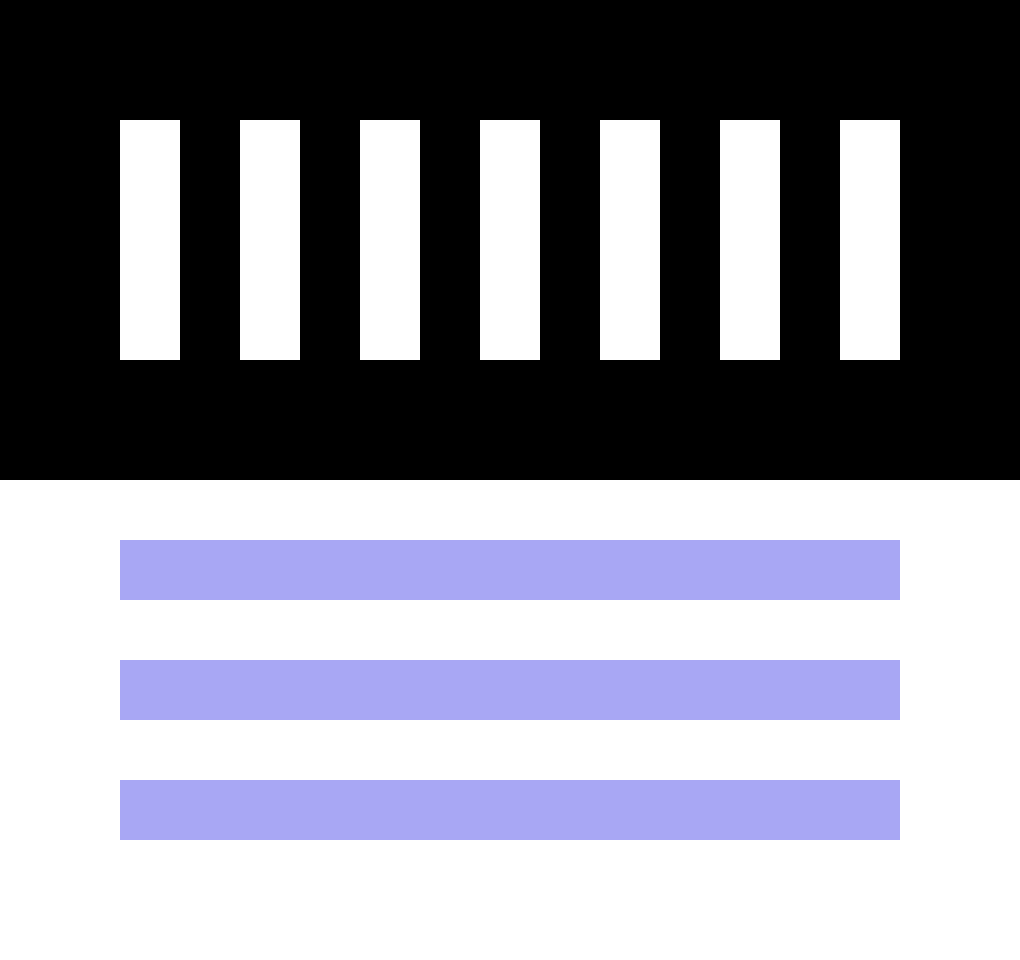
Frame 1 (no input)
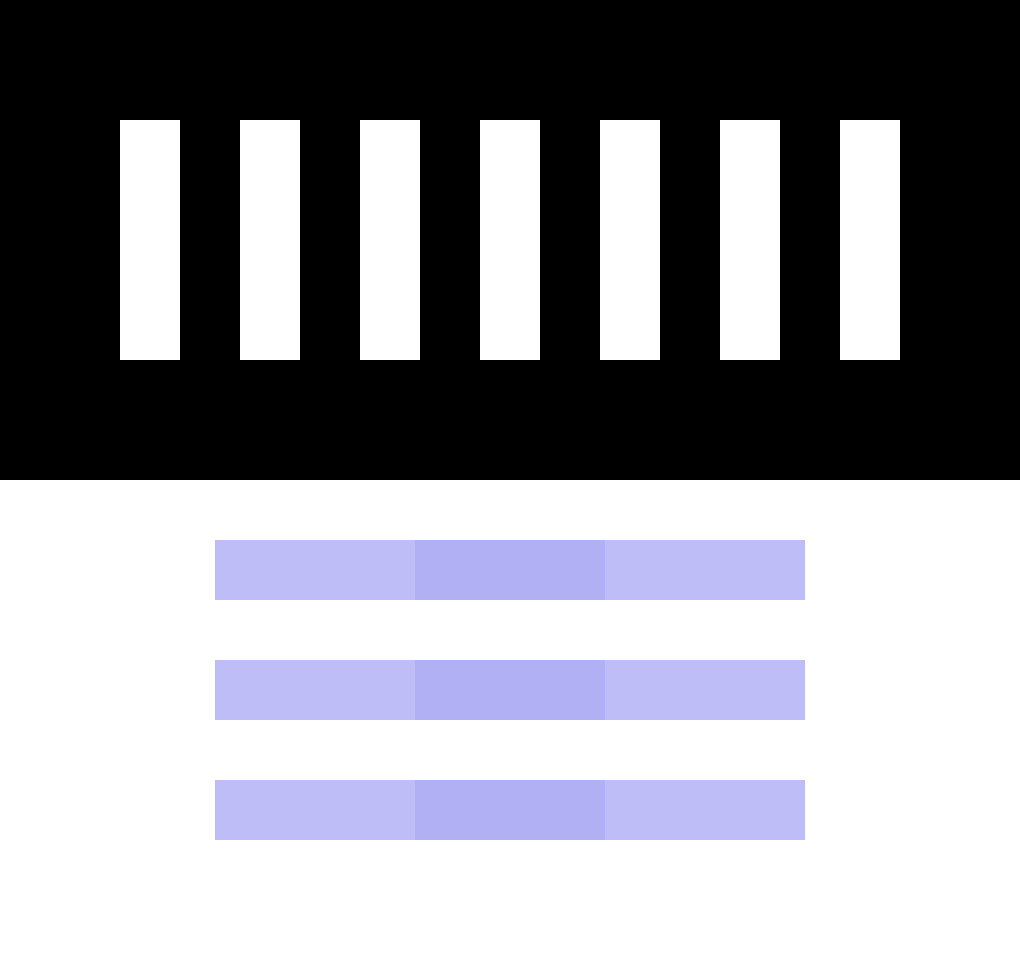
Frame 60 (the mouse pressed at the canvas centre just before this capture)
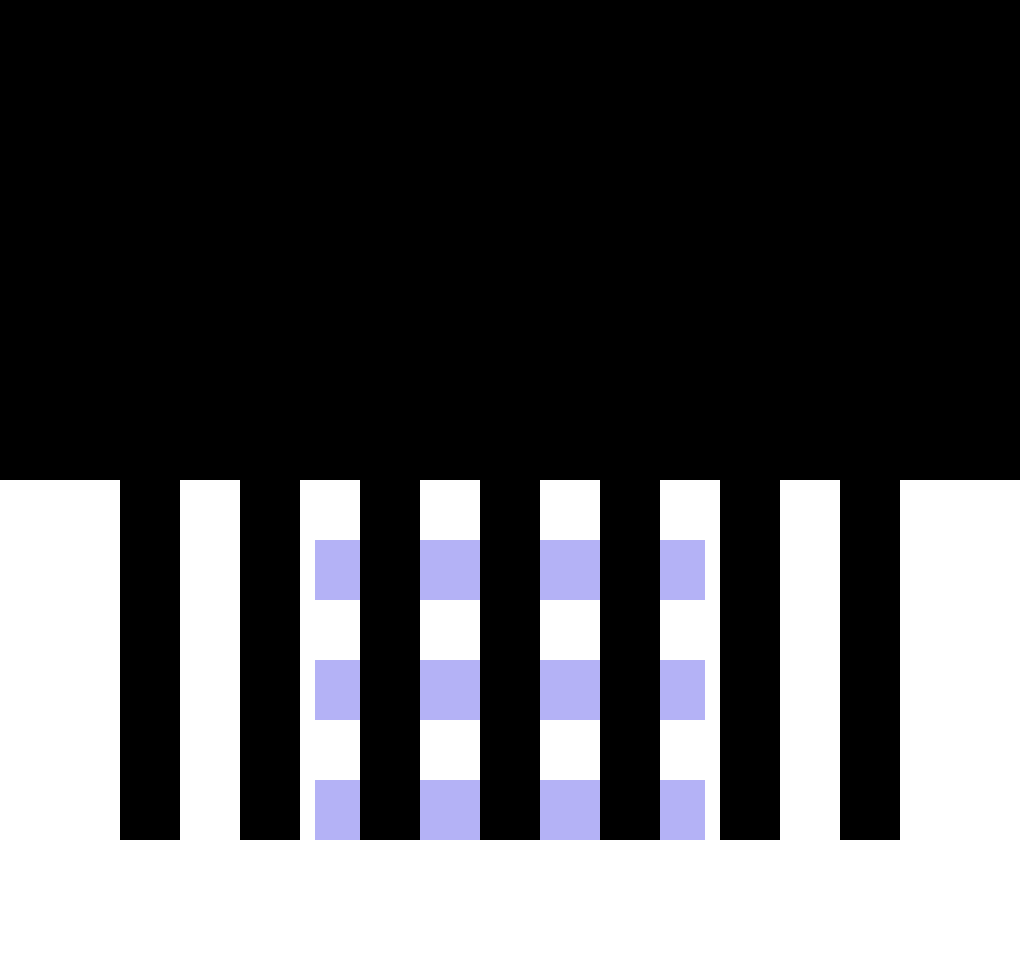
Frame 120 (the mouse held since frame 60 and released just before this capture)

The Processing sketch that drew these frames (run headless with seeded random() and noise(); from frame 60 on, the mouse is pressed at the canvas centre):

// Processing sketch: remake
// ── remake.pde
float posX=0;
float posXX=780;
int velX=10;
int cor=0;

////////////////////////////////////
void setup(){
  
  size(1020,960);
  
}///////////////////////////////////
void draw(){
  
  //FUNDO
  noStroke();
  background(255);
  fill(0);
  rect(0,0,width,height/2);
  
  //LINHAS VERTICAIS BRANCAS
  fill(255);
  rect(120,mouseY,60,700);
  rect(240,mouseY,60,700);
  rect(360,mouseY,60,700);
  rect(480,mouseY,60,700);
  rect(600,mouseY,60,700);
  rect(720,mouseY,60,700);
  rect(840,mouseY,60,700);
  
  //LINHAS HORIZONTAIS
            if (cor==0) {
            fill(#5553EA,posX/6);
            rectMode(CENTER);
            rect(width/2,570,posX,60);
            rect(width/2,690,posX,60);
            rect(width/2,810,posX,60);
            fill(#5553EA,posXX/6);
            rect(width/2,570,posXX,60);
            rect(width/2,690,posXX,60);
            rect(width/2,810,posXX,60);
            } //AZUL
            
            if (cor==1) {
            fill(#EADE53,posX/6);
            rectMode(CENTER);
            rect(width/2,570,posX,60);
            rect(width/2,690,posX,60);
            rect(width/2,810,posX,60);
            fill(#EADE53,posXX/6);
            rect(width/2,570,posXX,60);
            rect(width/2,690,posXX,60);
            rect(width/2,810,posXX,60);
            } //AMARELO
            
            if (cor==2) {
            fill(#FAA235,posX/6);
            rectMode(CENTER);
            rect(width/2,570,posX,60);
            rect(width/2,690,posX,60);
            rect(width/2,810,posX,60);
            fill(#FAA235,posXX/6);
            rect(width/2,570,posXX,60);
            rect(width/2,690,posXX,60);
            rect(width/2,810,posXX,60);
            } //LARANJA
            
            if (cor==3) {
            fill(#A65ECE,posX/6);
            rectMode(CENTER);
            rect(width/2,570,posX,60);
            rect(width/2,690,posX,60);
            rect(width/2,810,posX,60);
            fill(#A65ECE,posXX/6);
            rect(width/2,570,posXX,60);
            rect(width/2,690,posXX,60);
            rect(width/2,810,posXX,60);
            } //ROXO
            
            if (cor==4) {
            fill(#F55976,posX/6);
            rectMode(CENTER);
            rect(width/2,570,posX,60);
            rect(width/2,690,posX,60);
            rect(width/2,810,posX,60);
             fill(#F55976,posXX/6);
            rect(width/2,570,posXX,60);
            rect(width/2,690,posXX,60);
            rect(width/2,810,posXX,60);
            } //VERMELHO
            

  //LINHAS VERTICAIS PRETAS
  fill(0);
  rectMode(CORNER);
  rect(120,height/2,60,mouseY-120);
  rect(240,height/2,60,mouseY-120);
  rect(360,height/2,60,mouseY-120);
  rect(480,height/2,60,mouseY-120);
  rect(600,height/2,60,mouseY-120);
  rect(720,height/2,60,mouseY-120);
  rect(840,height/2,60,mouseY-120);
  rect(0,0,width,120);
  fill(255);
  rect(0,840,width,120);
 

  //VELOCIDADE
  posX=posX+velX;
  posXX=posXX-velX;
  if(posX>780) {velX=-velX;}
  if(posX<0) {velX=-velX;}
  
  
}///////////////////////////////////
void keyPressed(){
  
  //RANDOM GENERATORS
  cor=int(random(0,5));
  velX=int(random(7,15));
  
  
}///////////////////////////////////
